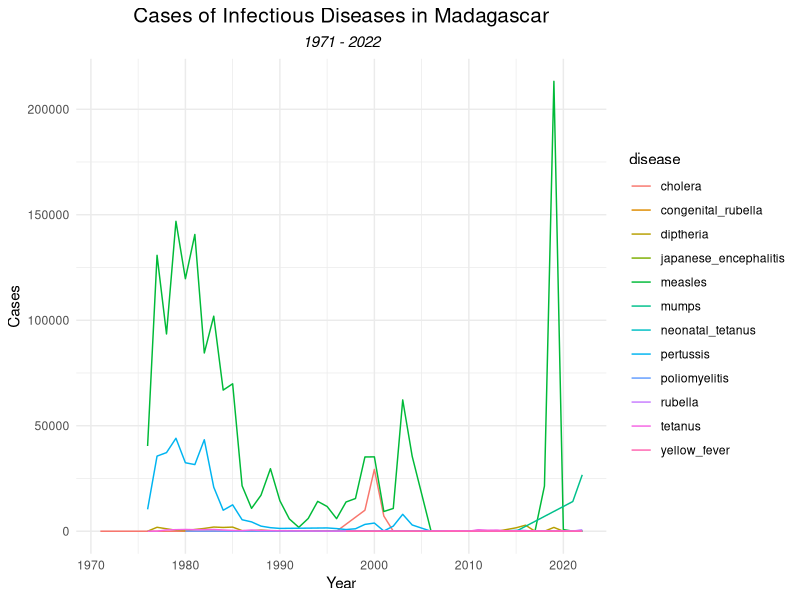
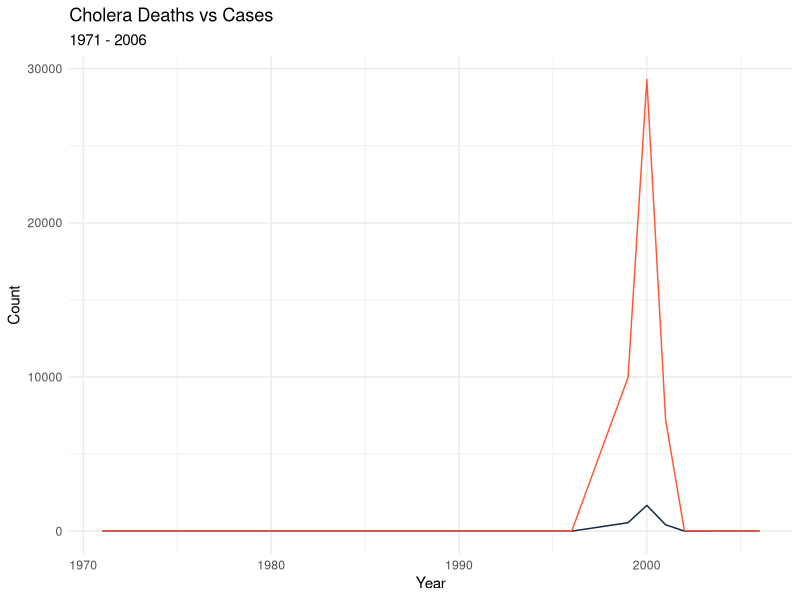

Generate these figures, in order, with R:
# Data Exploration


#### Set-Up ####

## Load relevant libraries
library(dplyr)
library(ggplot2)
library(tidyr)

## Check working directory (should be 'Mada_DHS')
getwd()

## Read in the first csv
data <- read.csv("infectious_diseases_indicators_mdg.csv")


#### Clean Up the Data ####
View(data)

### Keep the code, display, year, and display value. Remove the first row.
data <- data %>%
  select(GHO..CODE., GHO..DISPLAY., YEAR..CODE., Display.Value) %>%
  slice(-1)

### Rename the year and count columns
data <- data %>%
  rename(year = YEAR..CODE.,
         count = Display.Value)

### New column for disease, new column for type of reporting
data <- data %>%
  mutate(disease = "cholera",
         type = "case")

data[data$GHO..CODE. == "MENING_1", "disease"] <- "meningitis"
data[data$GHO..CODE. == "WHS3_49", "disease"] <- "poliomyelitis"
data[data$GHO..CODE. == "WHS3_41", "disease"] <- "diptheria"
data[data$GHO..CODE. == "WHS3_42", "disease"] <- "japanese_encephalitis"
data[data$GHO..CODE. == "WHS3_43", "disease"] <- "pertussis"
data[data$GHO..CODE. == "WHS3_46", "disease"] <- "tetanus"
data[data$GHO..CODE. == "WHS3_50", "disease"] <- "yellow_fever"
data[data$GHO..CODE. == "WHS3_53", "disease"] <- "mumps"
data[data$GHO..CODE. == "WHS3_55", "disease"] <- "congenital_rubella"
data[data$GHO..CODE. == "WHS3_56", "disease"] <- "neonatal_tetanus"
data[data$GHO..CODE. == "WHS3_57", "disease"] <- "rubella"
data[data$GHO..CODE. == "WHS3_62", "disease"] <- "measles"

data[data$GHO..CODE. == "MENING_1", "type"] <- "suspected_death"
data[data$GHO..CODE. == "CHOLERA_0000000002", "type"] <- "death"
data[data$GHO..CODE. == "CHOLERA_0000000003", "type"] <- "fatality_rate"

### Organize
data <- data %>%
  select(year, disease, type, count) %>%
  arrange(year)


#### Ideas ####

# cholera death vs case
# neonatal tetanus as % of all tetanus


#### Concept 1 ####

### Graph 1: Cases over time (line graph) with all diseases
deaths_line_all <- data %>%
 filter(type %in% "case") %>%
 ggplot() +
 aes(x = year, y = count, colour = disease) +
 geom_line() +
 scale_color_hue(direction = 1) +
 labs(x = "Year", y = "Cases", title = "Cases of Infectious Diseases in Madagascar", subtitle = "1971 - 2022") +
 theme_minimal() +
 theme(plot.title = element_text(size = 15L, hjust = 0.5), plot.subtitle = element_text(face = "italic", 
 hjust = 0.5))

deaths_line_all


#### Concept 2 ####

## Transform to cholera-specific wide data - each year has just one row

### Filter down
data_cholera <- data %>%
  filter(disease == "cholera") %>%
  filter(type != "fatality_rate")

### Pivot
data_cholera <- data_cholera %>%
  pivot_wider(names_from = type, values_from = count, values_fill = 0)

### Graph 2: Cholera cases vs deaths

library(ggplot2)

cholera_cases_deaths <- ggplot(data_cholera) +
  aes(x = year, y = death) +
  geom_line(colour = "#112446") +
  geom_line(data = data_cholera, aes(x = year, y = case), colour = "#FF5733") +
  labs(x = "Year", y = "Count", 
       title = "Cholera Deaths vs Cases", subtitle = "1971 - 2006") +
  theme_minimal()

cholera_cases_deaths

    #### idea - could put fatality_rate values as text boxes over the years with deaths








